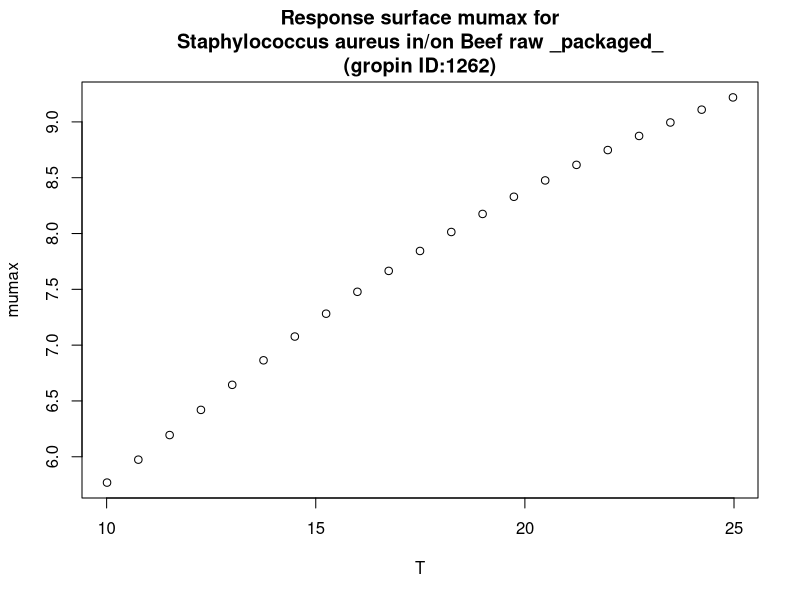

Generate this figure with R:
#############################
# start of Parameter script
#############################
T <- seq(10.01,24.975024975025,length.out=21)
#############################
# end of Parameter script
#############################
############################# 
# start of Model script Gropin ID 1262 
#############################
 
# constant coefficients for this model
 
variables <- data.frame(T)
argumentsPar <- expand.grid(variables)
 
# heart of the model
response_surface <- function(T) {
   mumax <-13.65-131.9/T+530.6/T^2

return(mumax=mumax)
} 

# output parameters
responseSurface <- cbind(argumentsPar,response_surface(argumentsPar['T']))
colnames(responseSurface) <- c(colnames(argumentsPar),'mumax')
#############################
# End of Model script
#############################
############################# 
# start of Visualisation script Gropin ID 1262 
#############################
plot(T,responseSurface$'mumax',xlab='T',
                          ylab='mumax',main='Response surface mumax for
Staphylococcus aureus in/on Beef raw _packaged_
(gropin ID:1262)')
#############################
# End of Visualisation script
#############################
